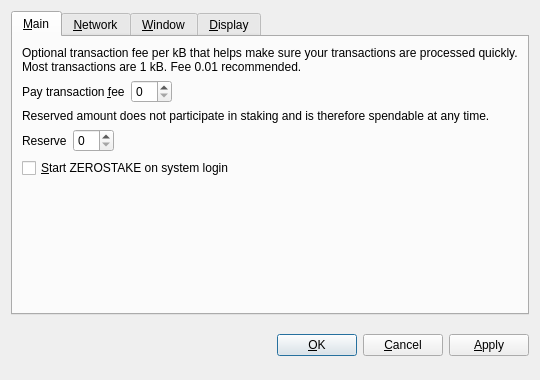
<?xml version="1.0" encoding="UTF-8"?>
<ui version="4.0">
 <class>OptionsDialog</class>
 <widget class="QDialog" name="OptionsDialog">
  <property name="geometry">
   <rect>
    <x>0</x>
    <y>0</y>
    <width>540</width>
    <height>380</height>
   </rect>
  </property>
  <property name="windowTitle">
   <string>Options</string>
  </property>
  <property name="modal">
   <bool>true</bool>
  </property>
  <layout class="QVBoxLayout" name="verticalLayout">
   <item>
    <widget class="QTabWidget" name="tabWidget">
     <property name="tabPosition">
      <enum>QTabWidget::North</enum>
     </property>
     <property name="currentIndex">
      <number>0</number>
     </property>
     <widget class="QWidget" name="tabMain">
      <attribute name="title">
       <string>&amp;Main</string>
      </attribute>
      <layout class="QVBoxLayout" name="verticalLayout_Main">
       <item>
        <widget class="QLabel" name="transactionFeeInfoLabel">
         <property name="text">
          <string>Optional transaction fee per kB that helps make sure your transactions are processed quickly. Most transactions are 1 kB. Fee 0.01 recommended.</string>
         </property>
         <property name="textFormat">
          <enum>Qt::PlainText</enum>
         </property>
         <property name="wordWrap">
          <bool>true</bool>
         </property>
        </widget>
       </item>
       <item>
        <layout class="QHBoxLayout" name="horizontalLayoutFee">
         <item>
          <widget class="QLabel" name="transactionFeeLabel">
           <property name="text">
            <string>Pay transaction &amp;fee</string>
           </property>
           <property name="textFormat">
            <enum>Qt::PlainText</enum>
           </property>
           <property name="buddy">
            <cstring>transactionFee</cstring>
           </property>
          </widget>
         </item>
         <item>
          <widget class="BitcoinAmountField" name="transactionFee"/>
         </item>
         <item>
          <spacer name="horizontalSpacerFee">
           <property name="orientation">
            <enum>Qt::Horizontal</enum>
           </property>
           <property name="sizeHint" stdset="0">
            <size>
             <width>40</width>
             <height>20</height>
            </size>
           </property>
          </spacer>
         </item>
        </layout>
       </item>
       <item>
        <widget class="QLabel" name="reserveBalanceInfoLabel">
         <property name="text">
          <string>Reserved amount does not participate in staking and is therefore spendable at any time.</string>
         </property>
         <property name="textFormat">
          <enum>Qt::PlainText</enum>
         </property>
         <property name="wordWrap">
          <bool>true</bool>
         </property>
        </widget>
       </item>
       <item>
        <layout class="QHBoxLayout" name="horizontalLayoutReserveBalance">
         <item>
          <widget class="QLabel" name="reserveBalanceLabel">
           <property name="text">
            <string>Reserve</string>
           </property>
           <property name="textFormat">
            <enum>Qt::PlainText</enum>
           </property>
           <property name="buddy">
            <cstring>reserveBalance</cstring>
           </property>
          </widget>
         </item>
         <item>
          <widget class="BitcoinAmountField" name="reserveBalance"/>
         </item>
         <item>
          <spacer name="horizontalSpacerReserveBalance">
           <property name="orientation">
            <enum>Qt::Horizontal</enum>
           </property>
           <property name="sizeHint" stdset="0">
            <size>
             <width>40</width>
             <height>20</height>
            </size>
           </property>
          </spacer>
         </item>
        </layout>
       </item>
       <item>
        <widget class="QCheckBox" name="bitcoinAtStartup">
         <property name="toolTip">
          <string>Automatically start ZEROSTAKE after logging in to the system.</string>
         </property>
         <property name="text">
          <string>&amp;Start ZEROSTAKE on system login</string>
         </property>
        </widget>
       </item>
       <item>
        <spacer name="verticalSpacer_Main">
         <property name="orientation">
          <enum>Qt::Vertical</enum>
         </property>
         <property name="sizeHint" stdset="0">
          <size>
           <width>20</width>
           <height>40</height>
          </size>
         </property>
        </spacer>
       </item>
      </layout>
     </widget>
     <widget class="QWidget" name="tabNetwork">
      <attribute name="title">
       <string>&amp;Network</string>
      </attribute>
      <layout class="QVBoxLayout" name="verticalLayout_Network">
       <item>
        <widget class="QCheckBox" name="mapPortUpnp">
         <property name="toolTip">
          <string>Automatically open the ZEROSTAKE client port on the router. This only works when your router supports UPnP and it is enabled.</string>
         </property>
         <property name="text">
          <string>Map port using &amp;UPnP</string>
         </property>
        </widget>
       </item>
       <item>
        <widget class="QCheckBox" name="connectSocks">
         <property name="toolTip">
          <string>Connect to the ZEROSTAKE network through a SOCKS proxy (e.g. when connecting through Tor).</string>
         </property>
         <property name="text">
          <string>&amp;Connect through SOCKS proxy:</string>
         </property>
        </widget>
       </item>
       <item>
        <layout class="QHBoxLayout" name="horizontalLayout_Network">
         <item>
          <widget class="QLabel" name="proxyIpLabel">
           <property name="text">
            <string>Proxy &amp;IP:</string>
           </property>
           <property name="textFormat">
            <enum>Qt::PlainText</enum>
           </property>
           <property name="buddy">
            <cstring>proxyIp</cstring>
           </property>
          </widget>
         </item>
         <item>
          <widget class="QValidatedLineEdit" name="proxyIp">
           <property name="maximumSize">
            <size>
             <width>140</width>
             <height>16777215</height>
            </size>
           </property>
           <property name="toolTip">
            <string>IP address of the proxy (e.g. 127.0.0.1)</string>
           </property>
          </widget>
         </item>
         <item>
          <widget class="QLabel" name="proxyPortLabel">
           <property name="text">
            <string>&amp;Port:</string>
           </property>
           <property name="textFormat">
            <enum>Qt::PlainText</enum>
           </property>
           <property name="buddy">
            <cstring>proxyPort</cstring>
           </property>
          </widget>
         </item>
         <item>
          <widget class="QLineEdit" name="proxyPort">
           <property name="maximumSize">
            <size>
             <width>55</width>
             <height>16777215</height>
            </size>
           </property>
           <property name="toolTip">
            <string>Port of the proxy (e.g. 9050)</string>
           </property>
          </widget>
         </item>
         <item>
          <widget class="QLabel" name="socksVersionLabel">
           <property name="text">
            <string>SOCKS &amp;Version:</string>
           </property>
           <property name="textFormat">
            <enum>Qt::PlainText</enum>
           </property>
           <property name="buddy">
            <cstring>socksVersion</cstring>
           </property>
          </widget>
         </item>
         <item>
          <widget class="QValueComboBox" name="socksVersion">
           <property name="toolTip">
            <string>SOCKS version of the proxy (e.g. 5)</string>
           </property>
          </widget>
         </item>
         <item>
          <spacer name="horizontalSpacer_Network">
           <property name="orientation">
            <enum>Qt::Horizontal</enum>
           </property>
           <property name="sizeHint" stdset="0">
            <size>
             <width>40</width>
             <height>20</height>
            </size>
           </property>
          </spacer>
         </item>
        </layout>
       </item>
       <item>
        <spacer name="verticalSpacer_Network">
         <property name="orientation">
          <enum>Qt::Vertical</enum>
         </property>
         <property name="sizeHint" stdset="0">
          <size>
           <width>20</width>
           <height>40</height>
          </size>
         </property>
        </spacer>
       </item>
      </layout>
     </widget>
     <widget class="QWidget" name="tabWindow">
      <attribute name="title">
       <string>&amp;Window</string>
      </attribute>
      <layout class="QVBoxLayout" name="verticalLayout_Window">
       <item>
        <widget class="QCheckBox" name="minimizeToTray">
         <property name="toolTip">
          <string>Show only a tray icon after minimizing the window.</string>
         </property>
         <property name="text">
          <string>&amp;Minimize to the tray instead of the taskbar</string>
         </property>
        </widget>
       </item>
       <item>
        <widget class="QCheckBox" name="minimizeOnClose">
         <property name="toolTip">
          <string>Minimize instead of exit the application when the window is closed. When this option is enabled, the application will be closed only after selecting Quit in the menu.</string>
         </property>
         <property name="text">
          <string>M&amp;inimize on close</string>
         </property>
        </widget>
       </item>
       <item>
        <spacer name="verticalSpacer_Window">
         <property name="orientation">
          <enum>Qt::Vertical</enum>
         </property>
         <property name="sizeHint" stdset="0">
          <size>
           <width>20</width>
           <height>40</height>
          </size>
         </property>
        </spacer>
       </item>
      </layout>
     </widget>
     <widget class="QWidget" name="tabDisplay">
      <attribute name="title">
       <string>&amp;Display</string>
      </attribute>
      <layout class="QVBoxLayout" name="verticalLayout_Display">
       <item>
        <layout class="QHBoxLayout" name="horizontalLayout_1_Display">
         <item>
          <widget class="QLabel" name="langLabel">
           <property name="text">
            <string>User Interface &amp;language:</string>
           </property>
           <property name="textFormat">
            <enum>Qt::PlainText</enum>
           </property>
           <property name="buddy">
            <cstring>lang</cstring>
           </property>
          </widget>
         </item>
         <item>
          <widget class="QValueComboBox" name="lang">
           <property name="toolTip">
            <string>The user interface language can be set here. This setting will take effect after restarting ZEROSTAKE.</string>
           </property>
          </widget>
         </item>
        </layout>
       </item>
       <item>
        <layout class="QHBoxLayout" name="horizontalLayout_2_Display">
         <item>
          <widget class="QLabel" name="unitLabel">
           <property name="text">
            <string>&amp;Unit to show amounts in:</string>
           </property>
           <property name="textFormat">
            <enum>Qt::PlainText</enum>
           </property>
           <property name="buddy">
            <cstring>unit</cstring>
           </property>
          </widget>
         </item>
         <item>
          <widget class="QValueComboBox" name="unit">
           <property name="toolTip">
            <string>Choose the default subdivision unit to show in the interface and when sending coins.</string>
           </property>
          </widget>
         </item>
        </layout>
       </item>
       <item>
        <widget class="QCheckBox" name="displayAddresses">
         <property name="toolTip">
          <string>Whether to show ZEROSTAKE addresses in the transaction list or not.</string>
         </property>
         <property name="text">
          <string>&amp;Display addresses in transaction list</string>
         </property>
        </widget>
       </item>
       <item>
        <widget class="QCheckBox" name="coinControlFeatures">
         <property name="toolTip">
          <string>Whether to show coin control features or not.</string>
         </property>
         <property name="text">
          <string>Display coin &amp;control features (experts only!)</string>
         </property>
        </widget>
       </item>
       <item>
        <spacer name="verticalSpacer_Display">
         <property name="orientation">
          <enum>Qt::Vertical</enum>
         </property>
         <property name="sizeHint" stdset="0">
          <size>
           <width>20</width>
           <height>40</height>
          </size>
         </property>
        </spacer>
       </item>
      </layout>
     </widget>
    </widget>
   </item>
   <item>
    <layout class="QHBoxLayout" name="horizontalLayout_Buttons">
     <item>
      <spacer name="horizontalSpacer_1">
       <property name="orientation">
        <enum>Qt::Horizontal</enum>
       </property>
       <property name="sizeHint" stdset="0">
        <size>
         <width>40</width>
         <height>48</height>
        </size>
       </property>
      </spacer>
     </item>
     <item>
      <widget class="QLabel" name="statusLabel">
       <property name="font">
        <font>
         <weight>75</weight>
         <bold>true</bold>
        </font>
       </property>
       <property name="text">
        <string/>
       </property>
       <property name="textFormat">
        <enum>Qt::PlainText</enum>
       </property>
       <property name="wordWrap">
        <bool>true</bool>
       </property>
      </widget>
     </item>
     <item>
      <spacer name="horizontalSpacer_2">
       <property name="orientation">
        <enum>Qt::Horizontal</enum>
       </property>
       <property name="sizeHint" stdset="0">
        <size>
         <width>40</width>
         <height>48</height>
        </size>
       </property>
      </spacer>
     </item>
     <item>
      <widget class="QPushButton" name="okButton">
       <property name="text">
        <string>&amp;OK</string>
       </property>
      </widget>
     </item>
     <item>
      <widget class="QPushButton" name="cancelButton">
       <property name="text">
        <string>&amp;Cancel</string>
       </property>
       <property name="autoDefault">
        <bool>false</bool>
       </property>
      </widget>
     </item>
     <item>
      <widget class="QPushButton" name="applyButton">
       <property name="text">
        <string>&amp;Apply</string>
       </property>
       <property name="autoDefault">
        <bool>false</bool>
       </property>
      </widget>
     </item>
    </layout>
   </item>
  </layout>
 </widget>
 <customwidgets>
  <customwidget>
   <class>BitcoinAmountField</class>
   <extends>QSpinBox</extends>
   <header>bitcoinamountfield.h</header>
  </customwidget>
  <customwidget>
   <class>QValueComboBox</class>
   <extends>QComboBox</extends>
   <header>qvaluecombobox.h</header>
  </customwidget>
  <customwidget>
   <class>QValidatedLineEdit</class>
   <extends>QLineEdit</extends>
   <header>qvalidatedlineedit.h</header>
  </customwidget>
 </customwidgets>
 <resources/>
 <connections/>
</ui>
